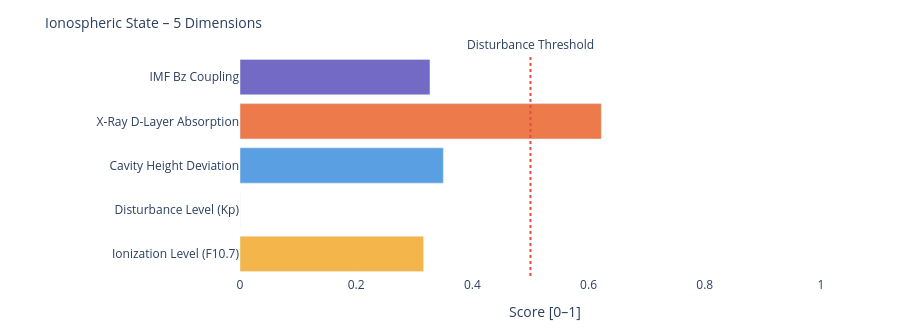

Source (notebook cell):
### Markdown cell above
---
### 📐 Systemic Insight: Geometric Cavity vs. Real Schumann Resonance

**Relevant for:** Layer 6 = delta analysis &nbsp;|&nbsp; Layer 7 = feature vector / system interpretation

A cavity height change from 80 km to 70 km shifts the **idealized geometric frequencies** only minimally:

| Modus | Aktuell | Referenz | Δ |
|-------|---------|----------|---|
| SR-1 | 10.4762 Hz | 10.4599 Hz | +16 mHz |
| SR-2 | 18.1452 Hz | 18.1171 Hz | +28 mHz |
| SR-3 | 25.6612 Hz | 25.6215 Hz | +40 mHz |
| SR-4 | 33.1285 Hz | 33.0772 Hz | +51 mHz |

The geometric effect is limited because 10 km is very small compared to Earth's radius (~6371 km).

**Consequence:** Real Schumann deviations are likely driven more strongly by **conductivity, damping, day/night structure, lightning distribution and source geometry** than by pure cavity height.

---

**Layer 6 compares:**
```
geometric Δ from Layer 4  vs.  observed Δ from real Schumann measurement data
```

**Layer 7 Feature:**
```
If real Δ >> geometric Δ  →  non-geometric factors dominant
```

### Code cell
# ============================================================
# IONOSPHERIC STATE – Summary gauge
# Five dimensions: ionization, disturbance, cavity height, X-Ray, Bz coupling
# ============================================================

def norm(v, lo, hi):
    if v is None: return None
    return round(max(0.0, min(1.0, (v - lo) / (hi - lo))), 3)

# Ionization level (F10.7 → F2-Layer)
ioniz = norm(f107_val, 60, 250)

# Disturbance level (Kp → E/F-Layer irregularities)
disturb = norm(kp_val, 0, 9)

# Cavity height deviation from reference (80 km)
h_dev = norm(abs(h_eff - 80), 0, 20)

# X-Ray ionization (D-Layer absorption)
xray_ioniz = None
if xray_now is not None:
    xray_ioniz = norm(math.log10(max(xray_now, 1e-9)) + 9, 0, 5)

# Bz coupling (southward Bz → stronger magnetosphere-ionosphere coupling)
bz_coupling = norm(-(bz_now or 0), -5, 30) if bz_now is not None else None

dims = [
    ('Ionization Level (F10.7)',    ioniz,      '#F2A623'),
    ('Disturbance Level (Kp)',      disturb,    '#7F77DD'),
    ('Cavity Height Deviation',     h_dev,      '#378ADD'),
    ('X-Ray D-Layer Absorption',    xray_ioniz, '#E85D24'),
    ('IMF Bz Coupling',             bz_coupling,'#534AB7'),
]

fig = go.Figure()
for name, val, col in dims:
    if val is not None:
        h = int(val * 20)
        bar = '█' * h + '░' * (20 - h)
        label = f'{name}:  {bar}  {val:.3f}'
    else:
        label = f'{name}:  {"─" * 20}  n/a'
    fig.add_trace(go.Bar(
        x=[val if val is not None else 0],
        y=[name],
        orientation='h',
        marker_color=col, opacity=0.82,
        showlegend=False
    ))

fig.add_vline(x=0.5, line_dash='dot', line_color='#e74c3c',
              annotation_text='Disturbance Threshold', annotation_position='top')
fig.update_layout(
    title=dict(text='Ionospheric State – 5 Dimensions', font=dict(size=14)),
    xaxis=dict(title='Score [0–1]', range=[0, 1.05]),
    height=330, plot_bgcolor='rgba(0,0,0,0)', paper_bgcolor='rgba(0,0,0,0)',
    margin=dict(l=240, r=50, t=55, b=40)
)
fig.show()

print(f'\nIonospheric state:')
for name, val, _ in dims:
    print(f'  {name:<35} {val:.3f}' if val is not None else f'  {name:<35} n/a')

### Figure 1 — Plotly figure (JSON) as saved in the notebook; plotly's stock layout.template omitted (floating-point values rounded to 4 significant figures)
{"data": [{"marker": {"color": "#F2A623"}, "opacity": 0.82, "orientation": "h", "showlegend": false, "type": "bar", "x": [0.316], "y": ["Ionization Level (F10.7)"]}, {"marker": {"color": "#7F77DD"}, "opacity": 0.82, "orientation": "h", "showlegend": false, "type": "bar", "x": [0.0], "y": ["Disturbance Level (Kp)"]}, {"marker": {"color": "#378ADD"}, "opacity": 0.82, "orientation": "h", "showlegend": false, "type": "bar", "x": [0.35], "y": ["Cavity Height Deviation"]}, {"marker": {"color": "#E85D24"}, "opacity": 0.82, "orientation": "h", "showlegend": false, "type": "bar", "x": [0.622], "y": ["X-Ray D-Layer Absorption"]}, {"marker": {"color": "#534AB7"}, "opacity": 0.82, "orientation": "h", "showlegend": false, "type": "bar", "x": [0.327], "y": ["IMF Bz Coupling"]}], "layout": {"annotations": [{"showarrow": false, "text": "Disturbance Threshold", "x": 0.5, "xanchor": "center", "xref": "x", "y": 1, "yanchor": "bottom", "yref": "y domain"}], "height": 330, "margin": {"b": 40, "l": 240, "r": 50, "t": 55}, "paper_bgcolor": "rgba(0,0,0,0)", "plot_bgcolor": "rgba(0,0,0,0)", "shapes": [{"line": {"color": "#e74c3c", "dash": "dot"}, "type": "line", "x0": 0.5, "x1": 0.5, "xref": "x", "y0": 0, "y1": 1, "yref": "y domain"}], "title": {"font": {"size": 14}, "text": "Ionospheric State – 5 Dimensions"}, "xaxis": {"range": [0, 1.05], "title": {"text": "Score [0–1]"}}}}
